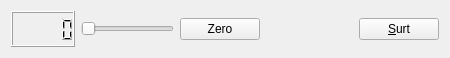
<?xml version="1.0" encoding="UTF-8"?>
<ui version="4.0">
 <class>MyForm</class>
 <widget class="QWidget" name="MyForm">
  <property name="geometry">
   <rect>
    <x>0</x>
    <y>0</y>
    <width>450</width>
    <height>58</height>
   </rect>
  </property>
  <property name="windowTitle">
   <string>Form</string>
  </property>
  <layout class="QHBoxLayout" name="horizontalLayout">
   <item>
    <widget class="MyQLCDNumber" name="lcdNumber_2"/>
   </item>
   <item>
    <widget class="QSlider" name="horizontalSlider">
     <property name="sizePolicy">
      <sizepolicy hsizetype="MinimumExpanding" vsizetype="Fixed">
       <horstretch>0</horstretch>
       <verstretch>0</verstretch>
      </sizepolicy>
     </property>
     <property name="orientation">
      <enum>Qt::Horizontal</enum>
     </property>
    </widget>
   </item>
   <item>
    <widget class="QPushButton" name="pushButton">
     <property name="text">
      <string>Zero</string>
     </property>
    </widget>
   </item>
   <item>
    <spacer name="horizontalSpacer">
     <property name="orientation">
      <enum>Qt::Horizontal</enum>
     </property>
     <property name="sizeType">
      <enum>QSizePolicy::MinimumExpanding</enum>
     </property>
     <property name="sizeHint" stdset="0">
      <size>
       <width>84</width>
       <height>20</height>
      </size>
     </property>
    </spacer>
   </item>
   <item>
    <widget class="QPushButton" name="pushButton_2">
     <property name="text">
      <string>&amp;Surt</string>
     </property>
    </widget>
   </item>
  </layout>
 </widget>
 <customwidgets>
  <customwidget>
   <class>MyQLCDNumber</class>
   <extends>QLCDNumber</extends>
   <header>MyQLCDNumber.h</header>
   <slots>
    <slot>setToZero()</slot>
   </slots>
  </customwidget>
 </customwidgets>
 <resources/>
 <connections>
  <connection>
   <sender>pushButton_2</sender>
   <signal>clicked()</signal>
   <receiver>MyForm</receiver>
   <slot>close()</slot>
   <hints>
    <hint type="sourcelabel">
     <x>481</x>
     <y>163</y>
    </hint>
    <hint type="destinationlabel">
     <x>500</x>
     <y>7</y>
    </hint>
   </hints>
  </connection>
  <connection>
   <sender>pushButton</sender>
   <signal>clicked()</signal>
   <receiver>lcdNumber_2</receiver>
   <slot>setToZero()</slot>
   <hints>
    <hint type="sourcelabel">
     <x>222</x>
     <y>163</y>
    </hint>
    <hint type="destinationlabel">
     <x>44</x>
     <y>27</y>
    </hint>
   </hints>
  </connection>
  <connection>
   <sender>horizontalSlider</sender>
   <signal>valueChanged(int)</signal>
   <receiver>lcdNumber_2</receiver>
   <slot>display(int)</slot>
   <hints>
    <hint type="sourcelabel">
     <x>136</x>
     <y>168</y>
    </hint>
    <hint type="destinationlabel">
     <x>62</x>
     <y>47</y>
    </hint>
   </hints>
  </connection>
 </connections>
</ui>
